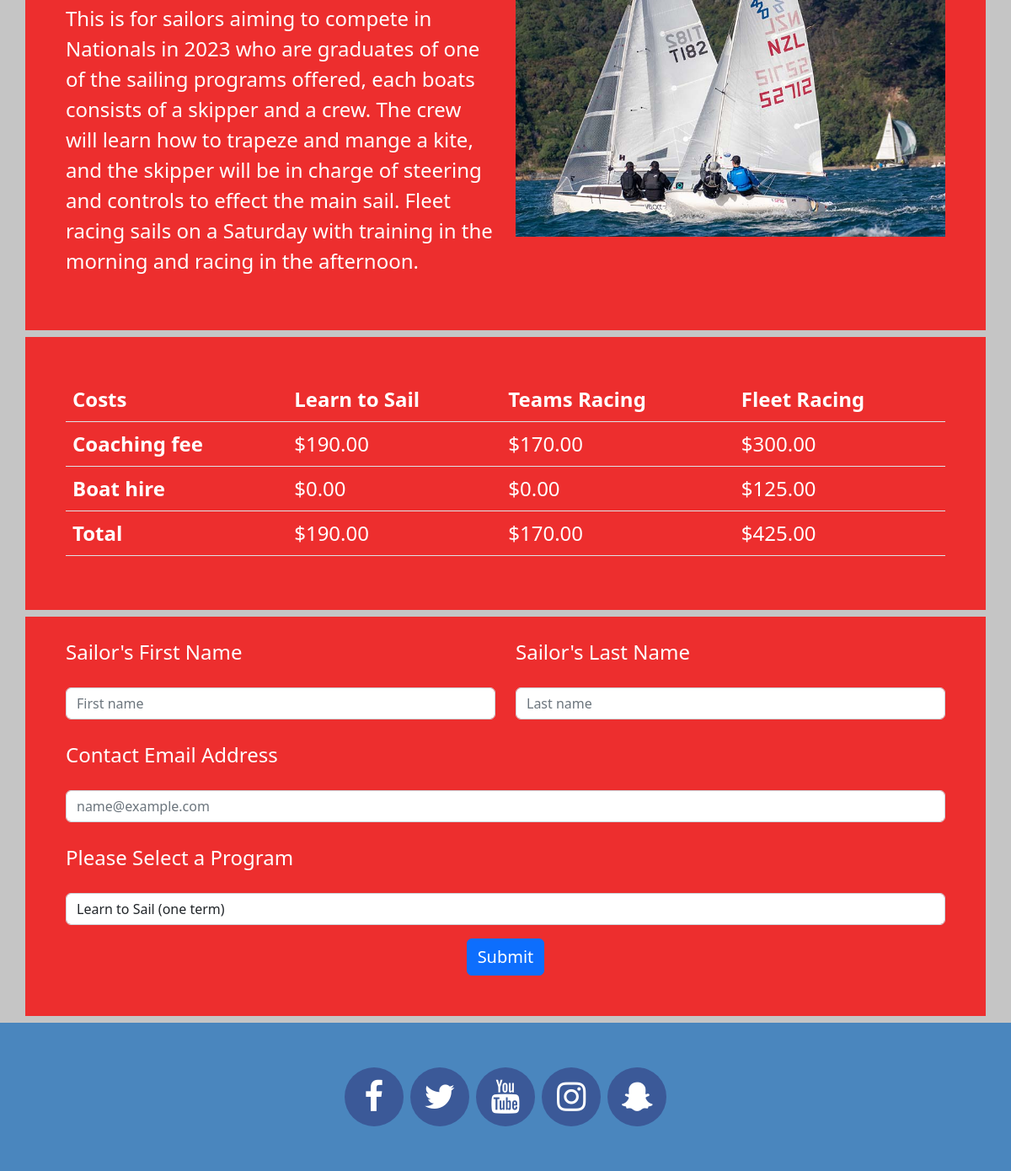
Before: /programs (lower part) with the older database file.
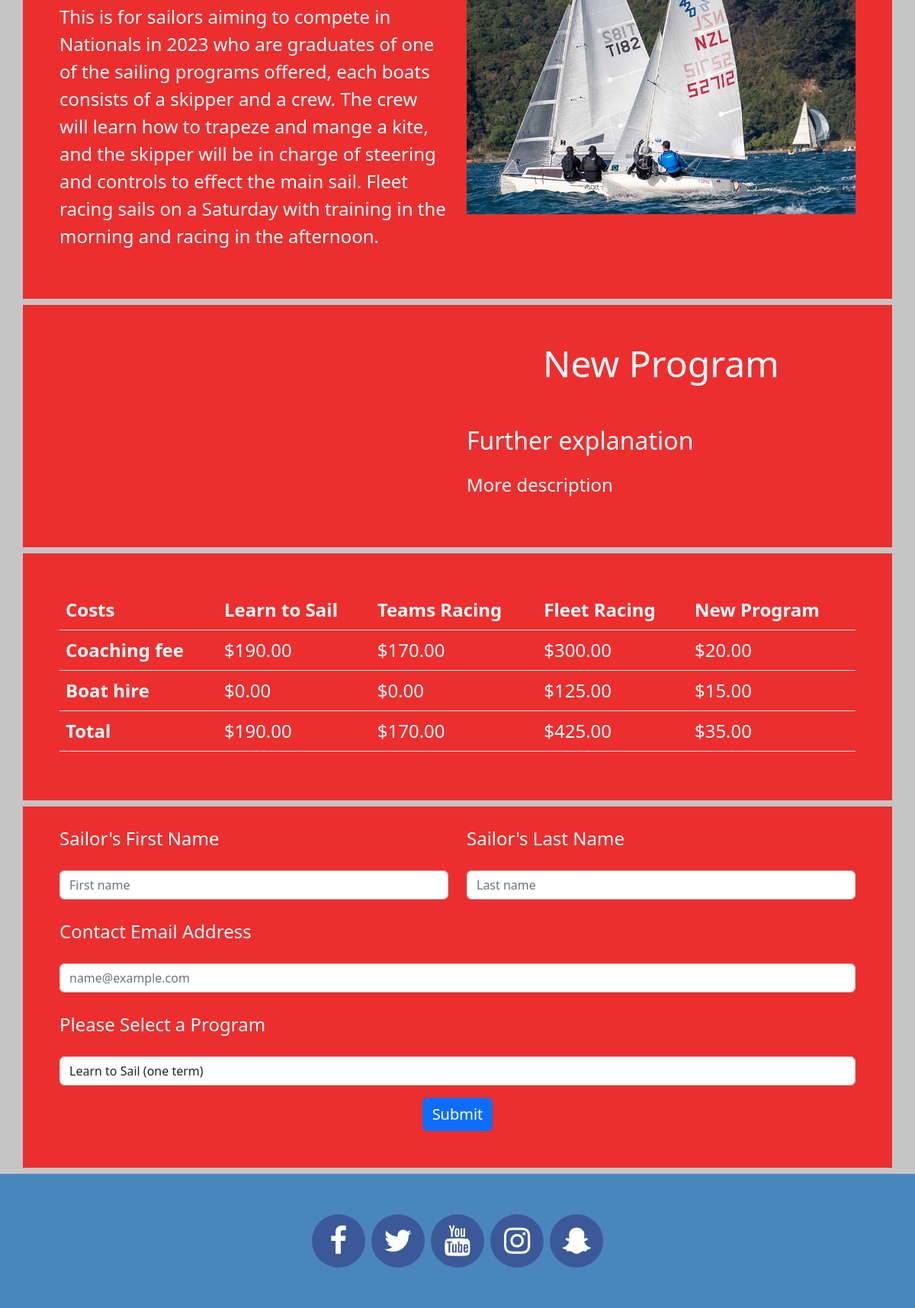
After: the same page with the newer database file.
### tables this page shows
CREATE TABLE program(
    id integer primary key autoincrement not null,
    name text not null,
    subtitle text not null,
    description text not null,
    coachingfee real not null,
    boathire real not null,
    image text not null,
    updated_at date
);

### server.py (the view)
@app.route("/programs")
def programs():
    sql = "select id, name, subtitle, description, coachingfee, boathire, coachingfee+boathire as 'total', image from program;"
    result = run_search_query(sql,db_path)
    return render_template("programs.html", page_data=result)

### db_functions.py (called while the page is built)
def run_search_query(sql_query, file_path, rowfactory=True):
    try:
        db = sqlite3.connect(file_path)
        if rowfactory:
            db.row_factory = sqlite3.Row
        cursor = db.cursor()
        cursor.execute(sql_query)
        result = cursor.fetchall()
        cursor.close()
    except sqlite3.Error as error:
        print("Error while creating sqlite table: {}".format(error))
    finally:
        if db:
            db.close()
        if result:
            return result

### server.py (called while the page is built)
@app.template_filter()
def currency_format(value):
    value = float(value)
    return "${:,.2f}".format(value)

### templates/programs.html (shortened to what this page needs)
{% extends "main_template.html" %}
{% block content %}
{% for x in page_data %}
<div class="container-lg container-bg my-2 p-5 ">
    <div class="row align-items-center {{loop.cycle('','reverse') }}">
        <div class="col-md-6 ">
            <h2>{{ x["name"] }}</h2>
                <p class="main-para">{{ x["subtitle"] }}</p>
                <p class="main-para-sm">{{ x["description"] }}</p>
        </div>
         {% set img=x["image"] %}
        <div class="col-md-6 {{loop.cycle('','order-first') }}"><img class="img-fluid mx-auto d-block" src="{{ url_for('static', filename='images/'+img ) }}" alt=""></div>
    </div>
</div>
{% endfor %}
<div class="container-lg container-bg my-2 p-5 ">
    <table class="table">
        <thead>
            <tr>
                <th scope="col" class="text-navblue">Costs</th>
                {% for x in page_data %}
                <th scope="col" class="text-navblue">{{ x["name"] }}</th>
                {% endfor %}
            </tr>
        </thead>
        <tbody>
            <tr>
                <th scope="row" class="text-navblue">Coaching fee</th>
                {% for x in page_data %}
                <td>{{ x["coachingfee"] | currency_format }}</td>
                {% endfor %}
            </tr>
            <tr>
                <th scope="row" class="text-navblue">Boat hire</th>
                {% for x in page_data %}
                <td>{{ x["boathire"] | currency_format }}</td>
                 {% endfor %}
            </tr>
            <tr>
                <th scope="row" class="text-navblue">Total</th>
                 {% for x in page_data %}
                 <td>{{ x["total"] | currency_format }}</td>
                 {% endfor %}
            </tr>
        </tbody>
    </table>
</div>
<div class="container-lg container-bg my-2 px-5 pb-5 ">
    <form id="contactform">
        <div class="row">
            <div class="col">
                <label for="sailorfname">Sailor's First Name</label>
                <input type="text" id="sailorfname" class="form-control " placeholder="First name">
            </div>
            <div class="col">
                <label for="sailorlname">Sailor's Last Name</label>
                <input type="text" id="sailorlname" class="form-control " placeholder="Last name">
            </div>
        </div>
        <div class="form-group">
            <label for="email" >Contact Email Address</label>
            <input type="email" id="email" class="form-control"  placeholder="name@example.com">
        </div>
        <div class="form-group">
            <label for="selectprogram" >Please Select a Program</label>
            <select class="form-control" id="selectprogram">
                <option>Learn to Sail (one term)</option>
            </select>
        </div>
        <div class = "form-group text-center">
            <button type="submit" class="btn btn-primary">Submit</button>
        </div>
    </form>
</div>
{% endblock %}

Changed rows visible on the page:
added program: name "New Program", subtitle "Further explanation", description "More description", coachingfee "$20.00", boathire "$15.00", total "$35.00"
